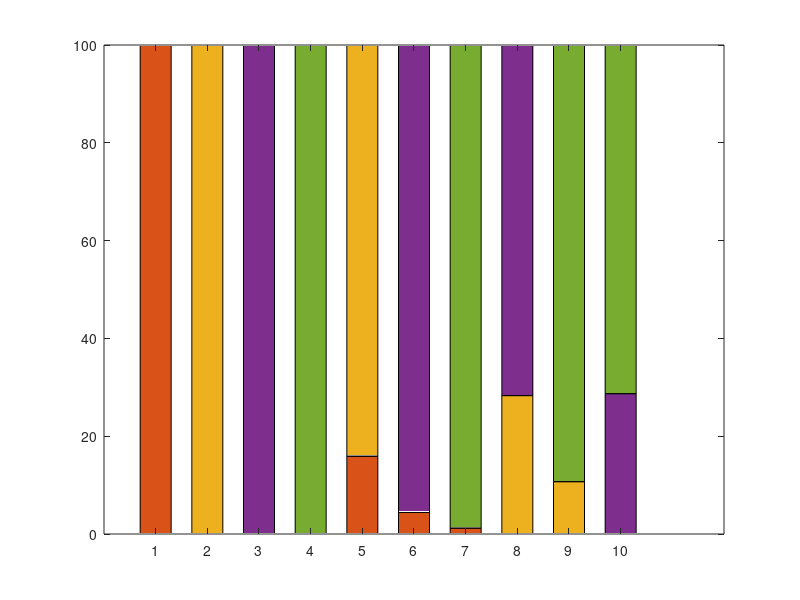

Here is the MATLAB script that generated this plot: (Note: this script raises an error after producing the figure.)
% === Bidder Types ===
bidder_types = {'Malleable', 'Strategic', 'Balanced', 'Confident', 'Static'};

% Assign a unique color to each bidder type
colors = [
    0.52, 0.72, 1.0;   % Malleable - Blue
    0.51, 0.93, 0.43;  % Strategic - Green
    1.0, 0.8, 0.2;     % Balanced - Orange
    1.0, 0.49, 0.49;   % Confident - Red
    0.69, 0.61, 1.0    % Static - Purple
];

% === Matchups (10 total) ===
matchups = {
    'Malleable', 'Strategic';
    'Malleable', 'Balanced';
    'Malleable', 'Confident';
    'Malleable', 'Static';
    'Strategic', 'Balanced';
    'Strategic', 'Confident';
    'Strategic', 'Static';
    'Balanced', 'Confident';
    'Balanced', 'Static';
    'Confident', 'Static';
};

% === Win data: each row is a matchup with two values summing to 100
win_data = [
    0, 100;
    0, 100;
    0, 100;
    0, 100;
    15.9, 84.1;
    4.4, 95.6;
    1.2, 98.8;
    28.3, 71.7;
    10.7, 89.3;
    28.7, 71.3
];

% === Format bar data into 10 x 5 matrix (matchups x bidder types)
bar_data = zeros(size(win_data,1), length(bidder_types));
for i = 1:size(matchups, 1)
    A = matchups{i, 1};
    B = matchups{i, 2};

    idx_A = find(strcmp(bidder_types, A));
    idx_B = find(strcmp(bidder_types, B));

    bar_data(i, idx_A) = win_data(i, 1);
    bar_data(i, idx_B) = win_data(i, 2);
end

% === Plot stacked bar chart
figure('Color','w', 'Position', [100, 100, 1200, 600]);
b = bar(bar_data, 'stacked', 'BarWidth', 0.6);
for i = 1:length(bidder_types)
    b(i).FaceColor = colors(i,:);
end

% === Add percentage labels inside each bar section
for bar_i = 1:size(bar_data, 1)  % loop through matchups
    tot_height = 0;
    for type_i = 1:length(bidder_types)
        val = bar_data(bar_i, type_i);
        if val > 0
            y_pos = tot_height + val / 2;
            text(bar_i, y_pos, sprintf('%.1f%%', val), ...
                'HorizontalAlignment', 'center', ...
                'VerticalAlignment', 'middle', ...
                'FontSize', 10, 'Color', 'black', ...
                'FontWeight', 'bold', 'FontName', 'Arial');
            tot_height = tot_height + val;
        end
    end
end

% === Axis and Labels
xticks(1:10)
xticklabels(strcat(matchups(:,1), {' vs '}, matchups(:,2)))
xtickangle(30)

ylabel('Win Percentage (%)', 'FontName', 'Arial', 'FontSize', 16)
ylim([0 100])
set(gca, 'FontSize', 16, 'FontName', 'Arial')
legend(bidder_types, 'Location', 'eastoutside', 'FontSize', 12, 'FontName', 'Arial')
grid on
